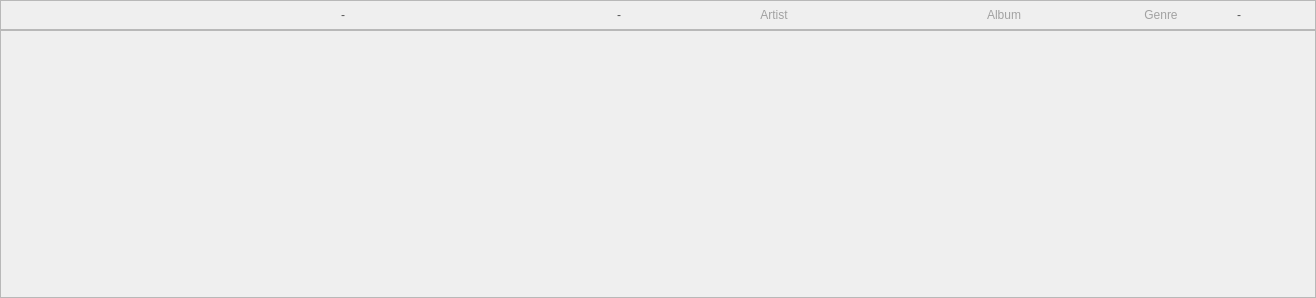
<?xml version="1.0" encoding="UTF-8"?>
<ui version="4.0">
 <class>ListTracks</class>
 <widget class="QWidget" name="ListTracks">
  <property name="geometry">
   <rect>
    <x>0</x>
    <y>0</y>
    <width>1316</width>
    <height>298</height>
   </rect>
  </property>
  <property name="windowTitle">
   <string>Form</string>
  </property>
  <property name="styleSheet">
   <string notr="true"/>
  </property>
  <layout class="QVBoxLayout" name="verticalLayout">
   <property name="spacing">
    <number>0</number>
   </property>
   <property name="leftMargin">
    <number>0</number>
   </property>
   <property name="topMargin">
    <number>0</number>
   </property>
   <property name="rightMargin">
    <number>0</number>
   </property>
   <property name="bottomMargin">
    <number>0</number>
   </property>
   <item>
    <widget class="QFrame" name="frameHeader">
     <property name="minimumSize">
      <size>
       <width>0</width>
       <height>30</height>
      </size>
     </property>
     <property name="maximumSize">
      <size>
       <width>16777215</width>
       <height>30</height>
      </size>
     </property>
     <property name="styleSheet">
      <string notr="true">QLabel
{
	color: rgb(84, 84, 84);
	font: 16pt 'Segoe UI';
}
QLineEdit
{
	color: rgb(84, 84, 84);
	font: 16pt 'Segoe UI';
    border: none;
    background: transparent;
}
</string>
     </property>
     <property name="frameShape">
      <enum>QFrame::StyledPanel</enum>
     </property>
     <property name="frameShadow">
      <enum>QFrame::Raised</enum>
     </property>
     <layout class="QHBoxLayout" name="horizontalLayout">
      <property name="spacing">
       <number>20</number>
      </property>
      <property name="leftMargin">
       <number>50</number>
      </property>
      <property name="topMargin">
       <number>0</number>
      </property>
      <property name="rightMargin">
       <number>50</number>
      </property>
      <property name="bottomMargin">
       <number>0</number>
      </property>
      <item>
       <widget class="QLabel" name="labelHeaderCoverArt">
        <property name="minimumSize">
         <size>
          <width>60</width>
          <height>0</height>
         </size>
        </property>
        <property name="maximumSize">
         <size>
          <width>60</width>
          <height>16777215</height>
         </size>
        </property>
       </widget>
      </item>
      <item>
       <widget class="QLabel" name="labelHeaderPlay">
        <property name="minimumSize">
         <size>
          <width>20</width>
          <height>0</height>
         </size>
        </property>
        <property name="maximumSize">
         <size>
          <width>20</width>
          <height>16777215</height>
         </size>
        </property>
       </widget>
      </item>
      <item>
       <widget class="QLabel" name="labelHeaderTitle">
        <property name="minimumSize">
         <size>
          <width>344</width>
          <height>0</height>
         </size>
        </property>
        <property name="maximumSize">
         <size>
          <width>344</width>
          <height>16777215</height>
         </size>
        </property>
        <property name="text">
         <string>-</string>
        </property>
        <property name="alignment">
         <set>Qt::AlignCenter</set>
        </property>
       </widget>
      </item>
      <item>
       <widget class="QLabel" name="labelHeaderFavorite">
        <property name="minimumSize">
         <size>
          <width>34</width>
          <height>0</height>
         </size>
        </property>
        <property name="maximumSize">
         <size>
          <width>34</width>
          <height>16777215</height>
         </size>
        </property>
       </widget>
      </item>
      <item>
       <widget class="QLabel" name="labelHeaderTime">
        <property name="minimumSize">
         <size>
          <width>60</width>
          <height>0</height>
         </size>
        </property>
        <property name="maximumSize">
         <size>
          <width>60</width>
          <height>16777215</height>
         </size>
        </property>
        <property name="text">
         <string>-</string>
        </property>
        <property name="alignment">
         <set>Qt::AlignCenter</set>
        </property>
       </widget>
      </item>
      <item>
       <widget class="QLineEdit" name="lineEditHeaderArtist">
        <property name="minimumSize">
         <size>
          <width>210</width>
          <height>0</height>
         </size>
        </property>
        <property name="maximumSize">
         <size>
          <width>210</width>
          <height>16777215</height>
         </size>
        </property>
        <property name="inputMask">
         <string/>
        </property>
        <property name="maxLength">
         <number>32767</number>
        </property>
        <property name="alignment">
         <set>Qt::AlignCenter</set>
        </property>
        <property name="placeholderText">
         <string>Artist</string>
        </property>
       </widget>
      </item>
      <item>
       <widget class="QLineEdit" name="lineEditHeaderAlbum">
        <property name="minimumSize">
         <size>
          <width>210</width>
          <height>0</height>
         </size>
        </property>
        <property name="maximumSize">
         <size>
          <width>210</width>
          <height>16777215</height>
         </size>
        </property>
        <property name="inputMask">
         <string/>
        </property>
        <property name="maxLength">
         <number>32767</number>
        </property>
        <property name="alignment">
         <set>Qt::AlignCenter</set>
        </property>
        <property name="placeholderText">
         <string>Album</string>
        </property>
       </widget>
      </item>
      <item>
       <widget class="QLineEdit" name="lineEditHeaderGenre">
        <property name="minimumSize">
         <size>
          <width>64</width>
          <height>0</height>
         </size>
        </property>
        <property name="maximumSize">
         <size>
          <width>64</width>
          <height>16777215</height>
         </size>
        </property>
        <property name="inputMask">
         <string/>
        </property>
        <property name="alignment">
         <set>Qt::AlignCenter</set>
        </property>
        <property name="placeholderText">
         <string>Genre</string>
        </property>
       </widget>
      </item>
      <item>
       <widget class="QLabel" name="labelHeaderMenu">
        <property name="minimumSize">
         <size>
          <width>52</width>
          <height>0</height>
         </size>
        </property>
        <property name="maximumSize">
         <size>
          <width>52</width>
          <height>16777215</height>
         </size>
        </property>
        <property name="text">
         <string>-</string>
        </property>
        <property name="alignment">
         <set>Qt::AlignCenter</set>
        </property>
       </widget>
      </item>
     </layout>
    </widget>
   </item>
   <item>
    <widget class="QFrame" name="frameContent">
     <property name="frameShape">
      <enum>QFrame::StyledPanel</enum>
     </property>
     <property name="frameShadow">
      <enum>QFrame::Raised</enum>
     </property>
     <layout class="QGridLayout" name="gridLayout">
      <property name="leftMargin">
       <number>0</number>
      </property>
      <property name="topMargin">
       <number>0</number>
      </property>
      <property name="rightMargin">
       <number>0</number>
      </property>
      <property name="bottomMargin">
       <number>0</number>
      </property>
      <property name="spacing">
       <number>0</number>
      </property>
     </layout>
    </widget>
   </item>
  </layout>
 </widget>
 <resources/>
 <connections/>
</ui>
